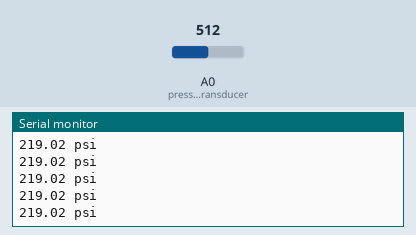
This sketch was run on a simulated Arduino Uno, built with avr-gcc and run on an emulated ATmega328P. Parts: the last lines printed to the serial monitor. The test bench sets the inputs (shaded band); at power-on: A0 (pressureTransducer) = 512.

Above: at 1.2 s.
1.3 s: A0 (pressureTransducer) set to 490
At 2.2 s:
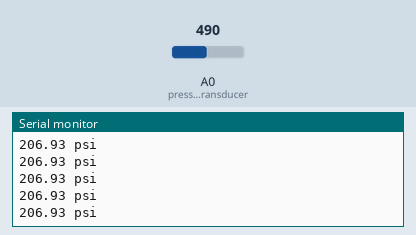
4.3 s: A0 (pressureTransducer) set to 510
At 4.9 s:
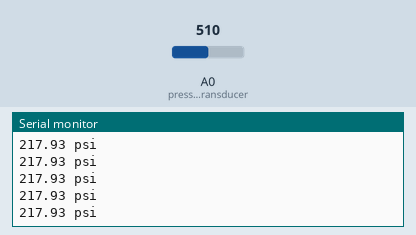
Timing chart, 0 to 7.3 s (numbered marks = the images above; inputs shaded):
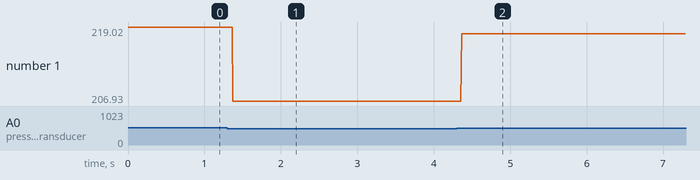

The sketch:

Pressure_Transducer.ino
```cpp
const int pressureTransducer = A0;
const float zeroPressureVoltage = 0.5;
const float maxPressureVoltage = 4.5;
const int maxPressure = 500;
const int baudRate = 9600;

void setup() {
  Serial.begin(baudRate);
}

void loop() {
  int val = analogRead(pressureTransducer); //0-1023
  float voltage = (val / 1023.0f) * 4.5f; //max pressure transducer voltage is
  float pressure = ((voltage - zeroPressureVoltage) / (maxPressureVoltage - zeroPressureVoltage)) * maxPressure;

  Serial.print(pressure);
  Serial.println(" psi");
}
```

Measured:
- after the input at 1.3 s, the serial monitor: prints a new line after 0.07 s (image 1)
- after the input at 4.3 s, the serial monitor: prints a new line after 0.07 s (image 2)
- plotted number 1: 219.02 → 206.93 after the input at 1.3 s, 206.93 → 217.93 after the input at 4.3 s
